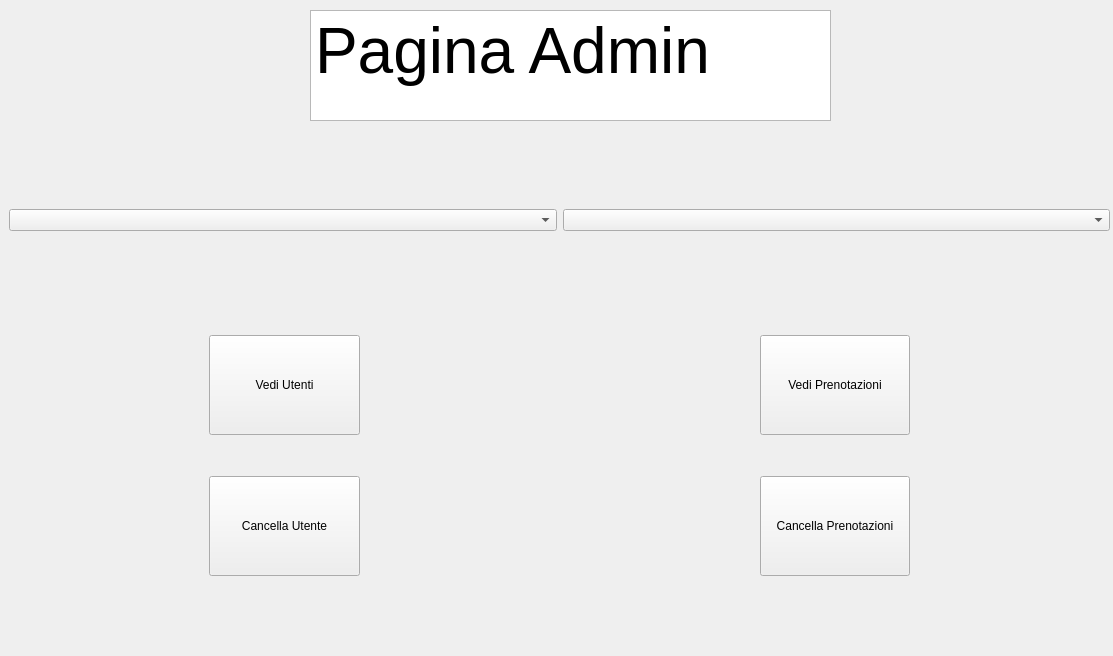
<?xml version="1.0" encoding="UTF-8"?>
<ui version="4.0">
 <class>Form</class>
 <widget class="QWidget" name="Form">
  <property name="geometry">
   <rect>
    <x>0</x>
    <y>0</y>
    <width>1113</width>
    <height>656</height>
   </rect>
  </property>
  <property name="windowTitle">
   <string>Form</string>
  </property>
  <property name="autoFillBackground">
   <bool>false</bool>
  </property>
  <property name="styleSheet">
   <string notr="true">background-image: url(:/background/Parte grafica/logo.jpg);</string>
  </property>
  <widget class="QWidget" name="gridLayoutWidget">
   <property name="geometry">
    <rect>
     <x>9</x>
     <y>300</y>
     <width>1101</width>
     <height>311</height>
    </rect>
   </property>
   <layout class="QGridLayout" name="gridLayout" rowstretch="0,0">
    <property name="sizeConstraint">
     <enum>QLayout::SetDefaultConstraint</enum>
    </property>
    <property name="leftMargin">
     <number>200</number>
    </property>
    <property name="rightMargin">
     <number>200</number>
    </property>
    <property name="bottomMargin">
     <number>0</number>
    </property>
    <property name="horizontalSpacing">
     <number>400</number>
    </property>
    <item row="0" column="0">
     <widget class="QPushButton" name="VediUtenti">
      <property name="minimumSize">
       <size>
        <width>100</width>
        <height>100</height>
       </size>
      </property>
      <property name="text">
       <string>Vedi Utenti</string>
      </property>
     </widget>
    </item>
    <item row="0" column="1">
     <widget class="QPushButton" name="pushButton_2">
      <property name="minimumSize">
       <size>
        <width>100</width>
        <height>100</height>
       </size>
      </property>
      <property name="text">
       <string>Vedi Prenotazioni</string>
      </property>
     </widget>
    </item>
    <item row="1" column="0">
     <widget class="QPushButton" name="pushButton_3">
      <property name="minimumSize">
       <size>
        <width>100</width>
        <height>100</height>
       </size>
      </property>
      <property name="text">
       <string>Cancella Utente</string>
      </property>
     </widget>
    </item>
    <item row="1" column="1">
     <widget class="QPushButton" name="pushButton_4">
      <property name="minimumSize">
       <size>
        <width>100</width>
        <height>100</height>
       </size>
      </property>
      <property name="text">
       <string>Cancella Prenotazioni</string>
      </property>
     </widget>
    </item>
   </layout>
  </widget>
  <widget class="QWidget" name="horizontalLayoutWidget">
   <property name="geometry">
    <rect>
     <x>9</x>
     <y>140</y>
     <width>1101</width>
     <height>161</height>
    </rect>
   </property>
   <layout class="QHBoxLayout" name="horizontalLayout">
    <item>
     <widget class="QComboBox" name="comboBox_2"/>
    </item>
    <item>
     <widget class="QComboBox" name="comboBox"/>
    </item>
   </layout>
  </widget>
  <widget class="QTextBrowser" name="textBrowser">
   <property name="geometry">
    <rect>
     <x>310</x>
     <y>10</y>
     <width>521</width>
     <height>111</height>
    </rect>
   </property>
   <property name="html">
    <string>&lt;!DOCTYPE HTML PUBLIC &quot;-//W3C//DTD HTML 4.0//EN&quot; &quot;http://www.w3.org/TR/REC-html40/strict.dtd&quot;&gt;
&lt;html&gt;&lt;head&gt;&lt;meta name=&quot;qrichtext&quot; content=&quot;1&quot; /&gt;&lt;style type=&quot;text/css&quot;&gt;
p, li { white-space: pre-wrap; }
&lt;/style&gt;&lt;/head&gt;&lt;body style=&quot; font-family:'MS Shell Dlg 2'; font-size:7.8pt; font-weight:400; font-style:normal;&quot;&gt;
&lt;p align=&quot;justify&quot; style=&quot; margin-top:0px; margin-bottom:0px; margin-left:0px; margin-right:0px; -qt-block-indent:0; text-indent:0px;&quot;&gt;&lt;span style=&quot; font-size:48pt;&quot;&gt;Pagina Admin&lt;/span&gt;&lt;/p&gt;&lt;/body&gt;&lt;/html&gt;</string>
   </property>
  </widget>
 </widget>
 <resources>
  <include location="../lavoroingegneria.qrc"/>
 </resources>
 <connections/>
</ui>
